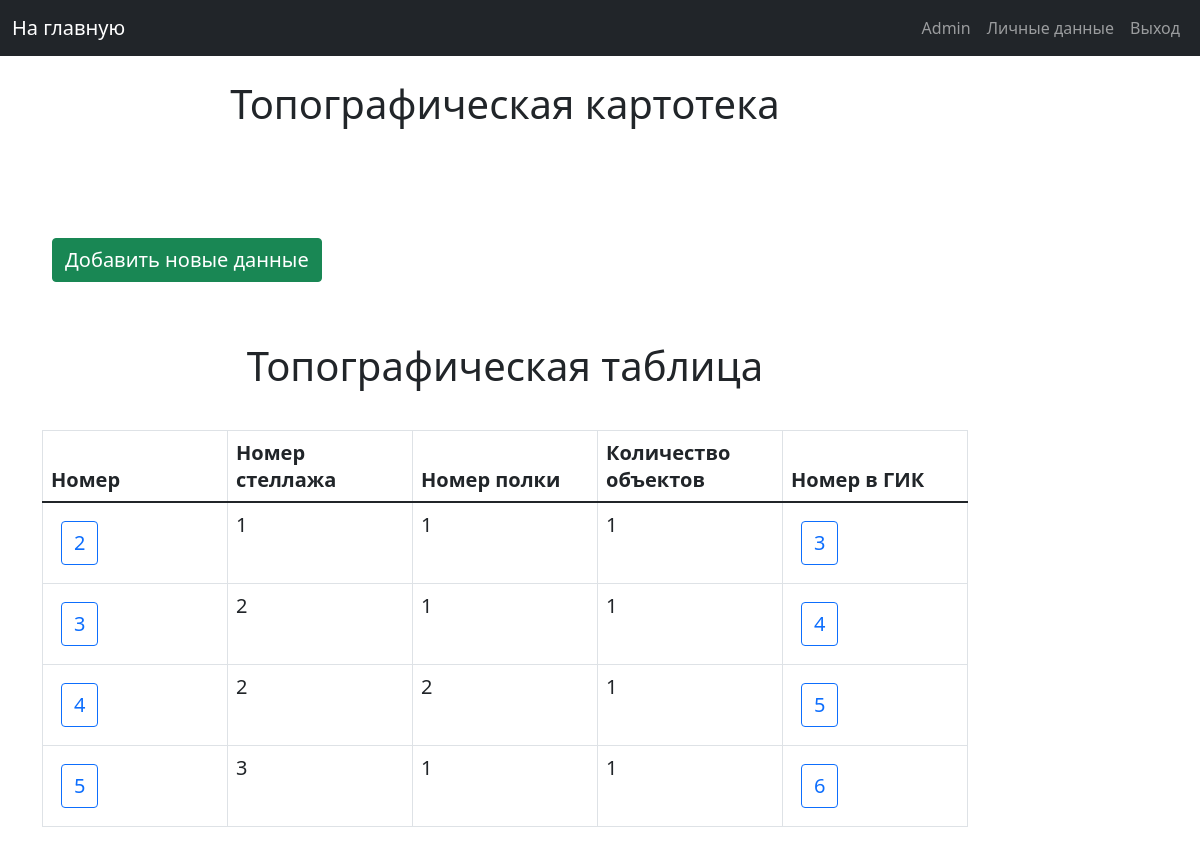
Screenshot of /main_page_admin/location (signed in) with the database file from the repository.
### musem/models.py (models this page shows, shortened)
class Location(models.Model):
    location_id = models.IntegerField(primary_key=True)
    rack_number = models.IntegerField(default=0)
    shelf_number = models.IntegerField(default=0)
    count_at_place = models.IntegerField(default=0)
    gik = models.ForeignKey('Gik', on_delete=models.CASCADE)
    is_activate = models.IntegerField(default=1)
    class Meta:
        verbose_name = "Location"
        verbose_name_plural = "Location on a museum"

### musem/views.py (the view)
# urls.py: path('main_page_admin/location', admin_location_list, name="location_list"),
def admin_location_list(request):
    if not request.user.is_superuser:
        return HttpResponseForbidden()
    head = ["Номер", "Номер стеллажа", "Номер полки", "Количество объектов", "Номер в ГИК"]
    table = Location.objects.raw(
        raw_query="SELECT * FROM musem_location ml JOIN musem_gik mg ON ml.gik_id = mg.gik_id "
                  "AND mg.is_activate=1 WHERE ml.is_activate = 1 ORDER BY ml.gik_id"
    )
    return render(request, 'admin_pages/tables/location_list_pages.html', {
        'title_page': 'Топографическая картотека',
        'hide_nav_bar': 0,
        'head': head,
        'table': table,
        'is_administrative_zone': 1
    })

### templates/admin_pages/tables/location_list_pages.html
{% extends 'include/base.html' %}
{% load static %}
{% block title %}
    <div class="title_block">
        <h2 class="title">{{ title_page }}</h2>
    </div>
{% endblock title %}
{% block content %}
    <div class="list_button_block">
        <a class="float-right btn text-white btn-success text_button"
           href="{% url 'create_location' %}">Добавить новые данные</a>
        <h2 class="sub_title_table">Топографическая таблица</h2>
        {% include 'include/tables/location_table.html' %}
    </div>
{% endblock content %}

### templates/include/navbar.html (shortened to what this page needs)
<nav class="navbar navbar-expand-md navbar-dark bg-dark mb-4">
    <div class="container-fluid">
        {% if is_administrative_zone %}
            <a class="navbar-brand" href="{% url "main_page_admin" %}">На главную</a>
        {% else %}
            <a class="navbar-brand" href="{% url "main_page" %}">На главную</a>
        {% endif %}
        <div class="pull-right">
            <ul class="navbar-nav me-auto mb-2 mb-md-0">
                {% if request.user.is_authenticated %}
                    <li class="nav-item">
                        <a class="nav-link" href="{% url 'user_data' %}" tabindex="-1">{{ request.user.first_name }}</a>
                    </li>
                    <li class="nav-item">
                        <a class="nav-link" href="{% url 'user_settings' %}" tabindex="-1">Личные данные</a>
                    </li>
                    <li class="nav-item">
                        <a class="nav-link" href="{% url 'logout' %}" tabindex="-1">Выход</a>
                    </li>
                {% endif %}
            </ul>
        </div>
    </div>
</nav>

### templates/include/tables/location_table.html (shortened to what this page needs)
{% extends 'include/base_table.html' %}
{% load static %}
    {% block table_head %}
        {% for title in head %}
            <th class="text_button">{{ title }}</th>
        {% endfor %}
    {% endblock %}
    {% block table_content %}
        {% for content_list in table %}
            <tr>
                <td>
                    <a href="{% url 'location_description' location_id=content_list.location_id %}"
                       class="btn btn-outline-primary text_button">{{ content_list.location_id }}</a>
                </td>
                <td class="text_button">{{ content_list.rack_number }}</td>
                <td class="text_button">{{ content_list.shelf_number }}</td>
                <td class="text_button">{{ content_list.count_at_place }}</td>
                <td>
                    <a href="{% url 'gik_description' gik_id=content_list.gik_id %}"
                       class="btn btn-outline-primary text_button">{{ content_list.gik_id }}</a>
                </td>
            </tr>
        {% endfor %}
    {% endblock %}

### static/css/my_styles.css (style rules this page uses)
.title_block { margin-bottom: 100px; }
.title { font-size: 40px; text-align: center; }
.text_button { font-size: 20px; margin: 10px; }
.sub_title_table { font-size: 40px; text-align: center; margin-top: 50px; margin-bottom: 40px; }
td, th { white-space: normal; word-wrap: break-word; }
.list_button_block { margin-bottom: 50px; }

### rows the page displays
Location: location_id "2", rack_number "1", shelf_number "1", count_at_place "1", gik_id "3"
Location: location_id "3", rack_number "2", shelf_number "1", count_at_place "1", gik_id "4"
Location: location_id "4", rack_number "2", shelf_number "2", count_at_place "1", gik_id "5"
Location: location_id "5", rack_number "3", shelf_number "1", count_at_place "1", gik_id "6"

### other values shown
{{ request.user.first_name }} "Admin"
{{ title_page }} "Топографическая картотека"
{{ title }} "Номер" "Номер стеллажа" "Номер полки" "Количество объектов" "Номер в ГИК"
